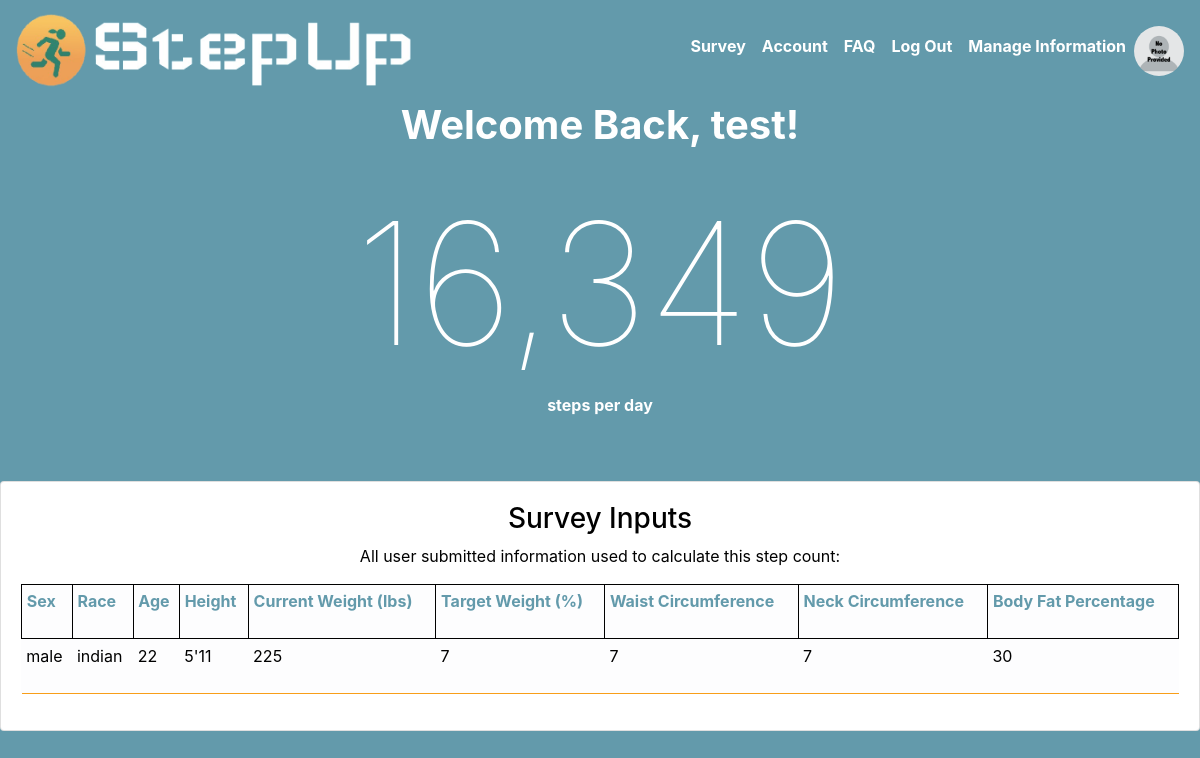
Page / (signed in) on the earlier database version.
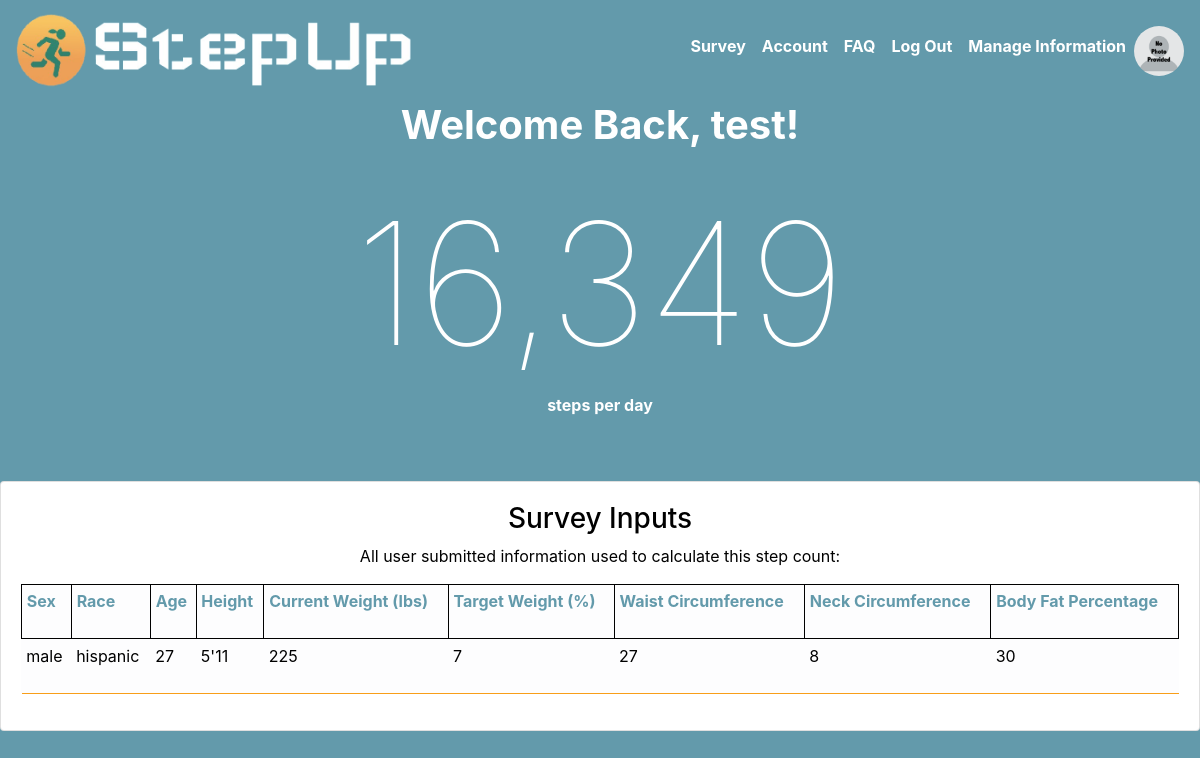
Same page on the later database version.
### tables this page shows
CREATE TABLE user
(
    username       TEXT UNIQUE NOT NULL,
    password       TEXT NOT NULL,
    email          TEXT NOT NULL,
    picture        BLOB,
    sex            TEXT NOT NULL,
    race           TEXT NOT NULL,
    age            INTEGER NOT NULL,
    feet           INTEGER NOT NULL,
    inches         INTEGER NOT NULL,
    userid         INTEGER PRIMARY KEY UNIQUE,
    current_weight INTEGER NOT NULL,
    target_weight  INTEGER NOT NULL,
    weight_circum  INTEGER NOT NULL,
    neck_circum    INTEGER NOT NULL,
    body_fat_per   INTEGER NOT NULL,
    steps          INTEGER NOT NULL,
    role           INTEGER NOT NULL,
    survey_update  TEXT NOT NULL,
    account_create TEXT NOT NULL
);

### step_up/__init__.py (the view)
    @app.route('/')
    def mainpage():
        if g.user:
            user = formula.get_user(g.user['userid'])
            steps = formula.get_steps(g.user['userid'])
            return flask.render_template('index.html', steps=steps, user=user)
        return flask.render_template('index.html')

### step_up/auth.py (called while the page is built)
@bp.before_app_request
def load_logged_in_user():
    userid = session.get('userid')
    if userid is None:
        g.user = None
    else:
        g.user = get_database().execute(
            "SELECT * FROM user WHERE userid = ?", (userid,)
        ).fetchone()

### step_up/database.py (called while the page is built)
def get_database():
    if 'database' not in g:
        g.database = sqlite3.connect(
            current_app.config['DATABASE'],
            detect_types=sqlite3.PARSE_DECLTYPES
        )
        g.database.row_factory = sqlite3.Row
    return g.database

def close_database(e=None):
    database = g.pop('database', None)
    if database is not None:
        database.close()

### step_up/formula.py (called while the page is built)
def get_steps(userid):
    database = get_database()
    step = database.execute(
        "Select steps FROM user where userid = ?", (userid,)
    ).fetchone()
    steps = int(step['steps'])
    return steps

def get_user(userid):
    database = get_database()
    user = database.execute(
        "Select * FROM user where userid = ?", (userid,)
    ).fetchone()
    return user

### step_up/templates/index.html (shortened to what this page needs)
{% extends 'base.html' %}
{% block content %}
    {% if g.user %}
        <div>
            <h1 style="text-align: center; font-weight: bolder; color: white">Welcome Back, {{ g.user['username'] }}!</h1><br>
            <h1 id="out" style="text-align: center; font-size: 170px; font-weight: lighter; color: white"></h1>
            <p style="text-align: center; font-weight: bolder; color: white">steps per day</p>
        </div>
        <br><br>
        <div class="card">
            <div class="card-body">
                <h3 style="color: black; text-align: center;">Survey Inputs</h3>
                <p style="color: black; text-align: center;">All user submitted information used to calculate this step count:
                <table class="table table-light table-sm" style="height:110px; width:100%; border-bottom: 1px solid #F89E19">
                    <tr class="table-header">
                        <th style="border:1px solid black">Sex</th>
                        <th style="border:1px solid black">Race</th>
                        <th style="border:1px solid black">Age</th>
                        <th style="border:1px solid black">Height</th>
                        <th style="border:1px solid black">Current Weight (lbs)</th>
                        <th style="border:1px solid black">Target Weight (%)</th>
                        <th style="border:1px solid black">Waist Circumference</th>
                        <th style="border:1px solid black">Neck Circumference</th>
                        <th style="border:1px solid black">Body Fat Percentage</th>
                    </tr>
                    {% if user %}
                        <tr>
                            <td style="color:black">{{ user['sex'] }}</td>
                            <td style="color:black">{{ user['race'] }}</td>
                            <td style="color:black">{{ user['age'] }}</td>
                            <td style="color:black">{{ user['feet'] }}'{{ user['inches'] }}</td>
                            <td style="color:black">{{ user['current_weight'] }}</td>
                            <td style="color:black">{{ user['target_weight'] }}</td>
                            <td style="color:black">{{ user['weight_circum'] }}</td>
                            <td style="color:black">{{ user['neck_circum'] }}</td>
                            <td style="color:black">{{ user['body_fat_per'] }}</td>
                        </tr>
                    {% else %}
                        <tr>
                            <td style="color:black">No data found!</td>
                        </tr>
                    {% endif %}
                </table>
            </div>
        </div>
    {% else %}
        <div class = "Welcome-text">
            <a href = {{ url_for('mainpage') }} > <img src="{{ url_for('static', filename='StepUp.png') }}" style = "width: 750px; height: 500px;"  alt="StepUp logo"></a>
            <p style="text-align: center; font-weight: bolder; color: white">Lose weight through steps</p>
        </div>
    {% endif %}
{%  endblock %}

Differences in the rows shown:
changed user "test": race "indian" → "hispanic"; age "22" → "27"; weight_circum "7" → "27"; neck_circum "7" → "8"
